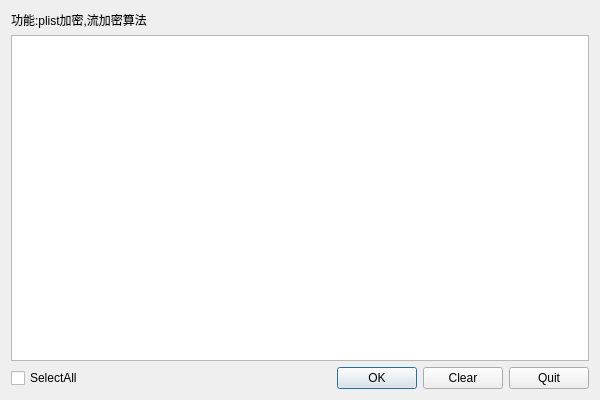
<?xml version="1.0" encoding="UTF-8"?>
<ui version="4.0">
 <class>QEncryptionDialog</class>
 <widget class="QDialog" name="QEncryptionDialog">
  <property name="geometry">
   <rect>
    <x>0</x>
    <y>0</y>
    <width>600</width>
    <height>400</height>
   </rect>
  </property>
  <property name="windowTitle">
   <string>Dialog</string>
  </property>
  <layout class="QGridLayout" name="gridLayout">
   <item row="0" column="0">
    <layout class="QVBoxLayout" name="verticalLayout">
     <item>
      <widget class="QLabel" name="label">
       <property name="text">
        <string>功能:plist加密,流加密算法</string>
       </property>
       <property name="textFormat">
        <enum>Qt::PlainText</enum>
       </property>
       <property name="wordWrap">
        <bool>true</bool>
       </property>
      </widget>
     </item>
     <item>
      <widget class="QListWidget" name="listWidget"/>
     </item>
     <item>
      <layout class="QHBoxLayout" name="horizontalLayout">
       <item>
        <widget class="QCheckBox" name="selectAll">
         <property name="text">
          <string>SelectAll</string>
         </property>
        </widget>
       </item>
       <item>
        <spacer name="horizontalSpacer">
         <property name="orientation">
          <enum>Qt::Horizontal</enum>
         </property>
         <property name="sizeHint" stdset="0">
          <size>
           <width>148</width>
           <height>20</height>
          </size>
         </property>
        </spacer>
       </item>
       <item>
        <widget class="QPushButton" name="ok">
         <property name="text">
          <string>OK</string>
         </property>
        </widget>
       </item>
       <item>
        <widget class="QPushButton" name="clear">
         <property name="text">
          <string>Clear</string>
         </property>
        </widget>
       </item>
       <item>
        <widget class="QPushButton" name="quit">
         <property name="text">
          <string>Quit</string>
         </property>
        </widget>
       </item>
      </layout>
     </item>
    </layout>
   </item>
  </layout>
 </widget>
 <resources/>
 <connections/>
</ui>
